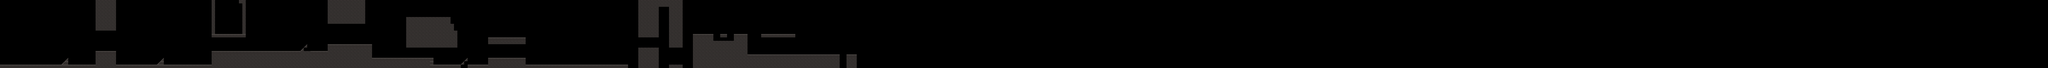

This game map was drawn from its Tiled (.tmx) file and the tilesets committed beside it. A one-line description and the trimmed map source follow:
An orthogonal 600x20 tile map with 40x40 px tiles, 6 tile layers (Back_fond, Back_clouds, Back_far, Back_middle, ...), 4 tilesets and 90 objects (29x Piques, 18x Tube, 10x Trigger, 8x tremplin, 6x GrosTube, ...).

<map version="1.0" orientation="orthogonal" width="600" height="20" tilewidth="40" tileheight="40">
 <tileset firstgid="1" name="aith_tiles" tilewidth="40" tileheight="40">
  <image source="../../gfx/misc/aith_tiles.png" width="240" height="120" />
 </tileset>
 <tileset firstgid="19" name="background_exterieur_middle" tilewidth="320" tileheight="560">
  <image source="background_exterieur_middle.png" width="2000" height="1300" />
 </tileset>
 <tileset firstgid="31" name="background_exterieur_near" tilewidth="800" tileheight="720">
  <image source="background_exterieur_near.png" width="1600" height="2160" />
 </tileset>
 <tileset firstgid="37" name="background_exterieur_far" tilewidth="320" tileheight="480">
  <image source="background_exterieur_far.png" width="1600" height="480" />
 </tileset>
 <layer name="Back_fond" width="600" height="20">
  <data>[12000 cells, 1 non-empty, 1 distinct tile ids]</data>
 </layer>
 <layer name="Back_clouds" width="600" height="20">
  <data>[12000 cells, 0 non-empty, 0 distinct tile ids]</data>
 </layer>
 <layer name="Back_far" width="600" height="20">
  <data>[12000 cells, 0 non-empty, 0 distinct tile ids]</data>
 </layer>
 <layer name="Back_middle" width="600" height="20">
  <data>[12000 cells, 0 non-empty, 0 distinct tile ids]</data>
 </layer>
 <layer name="Back_near" width="600" height="20">
  <data>[12000 cells, 0 non-empty, 0 distinct tile ids]</data>
 </layer>
 <layer name="Sol" width="600" height="20">
  <data>[12000 cells, 2674 non-empty, 6 distinct tile ids]</data>
 </layer>
 <objectgroup color="#ff2718" name="Gameplay" width="600" height="20" opacity="0.9">
  <object name="pique" type="Piques" x="4200" y="280" width="40" height="40">
   <properties>
    <property name="orientation" value="bas" />
   </properties>
  </object>
  <object name="check" type="Checkpoints" x="3200" y="600" width="40" height="80" />
  <object name="check" type="Checkpoints" x="1600" y="760" width="40" height="80" />
  <object name="Sol_Destructible" type="Des_sol" x="4360" y="520" width="200" height="40" />
  <object name="Sol_Destructible" type="Des_sol" x="4560" y="520" width="200" height="40" />
  <object name="tube" type="Tube" x="3920" y="480" width="40" height="40" />
  <object name="grosTube" type="GrosTube" x="4000" y="480" width="40" height="40" />
  <object name="grosTube" type="GrosTube" x="2640" y="560" width="40" height="40" />
  <object name="tube" type="Tube" x="2560" y="560" width="40" height="40" />
  <object name="tube" type="Tube" x="2720" y="560" width="40" height="40" />
  <object name="tube" type="Tube" x="2800" y="560" width="40" height="40" />
  <object name="tube" type="Tube" x="3120" y="560" width="40" height="40" />
  <object name="tube" type="Tube" x="3040" y="560" width="40" height="40" />
  <object name="grosTube" type="GrosTube" x="4440" y="680" width="40" height="40" />
  <object name="tube" type="Tube" x="4080" y="480" width="40" height="40" />
  <object name="tube" type="Tube" x="4960" y="680" width="40" height="40" />
  <object name="tube" type="Tube" x="4880" y="680" width="40" height="40" />
  <object name="tube" type="Tube" x="4800" y="680" width="40" height="40" />
  <object name="tube" type="Tube" x="4720" y="680" width="40" height="40" />
  <object name="Sol_Destructible" type="Des_sol" x="6160" y="440" width="200" height="40" />
  <object name="alien_im" type="Alien" x="6480" y="560" width="80" height="160" />
  <object name="alien_im" type="Alien" x="6760" y="560" width="80" height="160" />
  <object name="tube" type="Tube" x="7000" y="720" width="40" height="40" />
  <object name="grosTube" type="GrosTube" x="6640" y="320" width="40" height="40" />
  <object name="tube" type="Tube" x="7080" y="720" width="40" height="40" />
  <object name="ascenseur" type="Ascenceur" x="7360" y="760" width="120" height="40" />
  <object name="trigger_ascenseur" type="Trigger" x="7760" y="760" width="40" height="40" />
  <object name="trigger_ascenseur" type="Trigger" x="7400" y="520" width="40" height="40" />
  <object name="pique" type="Piques" x="7720" y="80" width="40" height="40" />
  <object name="pique" type="Piques" x="7800" y="80" width="40" height="40" />
  <object name="pique" type="Piques" x="7760" y="80" width="40" height="40" />
  <object name="tube" type="Tube" x="7760" y="320" width="40" height="40" />
  <object name="tube" type="Tube" x="7400" y="640" width="40" height="40" />
  <object name="tube" type="Tube" x="7400" y="560" width="40" height="40" />
  <object name="check" type="Checkpoints" x="7200" y="760" width="40" height="80" />
  <object name="check" type="Checkpoints" x="5240" y="760" width="40" height="80" />
  <object name="ascenseur" type="Ascenceur" x="8000" y="760" width="120" height="40" />
  <object name="check" type="Checkpoints" x="8200" y="400" width="40" height="80" />
  <object name="poubelle" type="Poubelles" x="8280" y="400" width="80" height="80" />
  <object name="poubelle" type="Poubelles" x="8440" y="400" width="80" height="80" />
  <object name="trigger_ascenseur" type="Trigger" x="8080" y="400" width="40" height="40" />
  <object name="trigger_ascenseur" type="Trigger" x="7360" y="520" width="40" height="40" />
  </objectgroup>
</map>
<!-- 48 of 90 objects omitted -->
